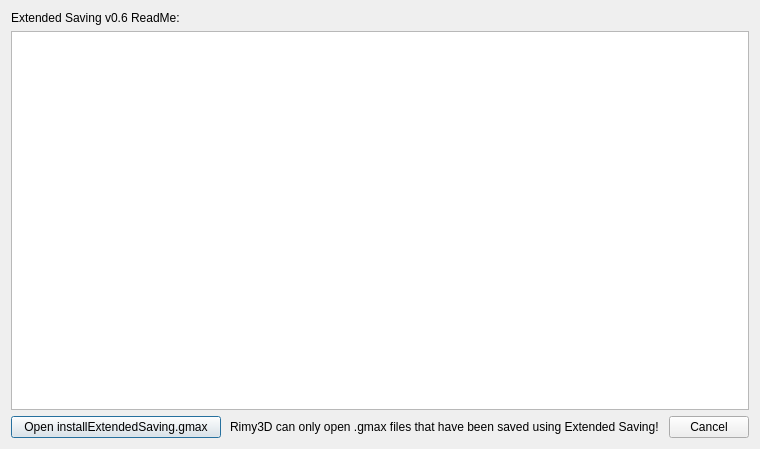
<?xml version="1.0" encoding="UTF-8"?>
<ui version="4.0">
 <class>ExtendedSavingDialog</class>
 <widget class="QDialog" name="ExtendedSavingDialog">
  <property name="geometry">
   <rect>
    <x>0</x>
    <y>0</y>
    <width>760</width>
    <height>449</height>
   </rect>
  </property>
  <property name="minimumSize">
   <size>
    <width>760</width>
    <height>0</height>
   </size>
  </property>
  <property name="maximumSize">
   <size>
    <width>760</width>
    <height>16777215</height>
   </size>
  </property>
  <property name="font">
   <font>
    <weight>50</weight>
    <bold>false</bold>
   </font>
  </property>
  <property name="windowTitle">
   <string>Extended Saving</string>
  </property>
  <layout class="QVBoxLayout" name="verticalLayout">
   <item>
    <widget class="QLabel" name="label">
     <property name="text">
      <string>Extended Saving v0.6 ReadMe:</string>
     </property>
    </widget>
   </item>
   <item>
    <widget class="QPlainTextEdit" name="plainTextEdit">
     <property name="font">
      <font>
       <family>Fixedsys</family>
       <pointsize>9</pointsize>
      </font>
     </property>
     <property name="readOnly">
      <bool>true</bool>
     </property>
    </widget>
   </item>
   <item>
    <layout class="QHBoxLayout" name="horizontalLayout">
     <item>
      <widget class="QPushButton" name="pushButton">
       <property name="minimumSize">
        <size>
         <width>210</width>
         <height>0</height>
        </size>
       </property>
       <property name="text">
        <string>Open installExtendedSaving.gmax</string>
       </property>
       <property name="flat">
        <bool>false</bool>
       </property>
      </widget>
     </item>
     <item>
      <spacer name="horizontalSpacer_2">
       <property name="orientation">
        <enum>Qt::Horizontal</enum>
       </property>
       <property name="sizeHint" stdset="0">
        <size>
         <width>40</width>
         <height>20</height>
        </size>
       </property>
      </spacer>
     </item>
     <item>
      <widget class="QLabel" name="label_2">
       <property name="font">
        <font>
         <weight>50</weight>
         <italic>false</italic>
         <bold>false</bold>
        </font>
       </property>
       <property name="text">
        <string>Rimy3D can only open .gmax files that have been saved using Extended Saving!</string>
       </property>
      </widget>
     </item>
     <item>
      <spacer name="horizontalSpacer">
       <property name="orientation">
        <enum>Qt::Horizontal</enum>
       </property>
       <property name="sizeHint" stdset="0">
        <size>
         <width>40</width>
         <height>20</height>
        </size>
       </property>
      </spacer>
     </item>
     <item>
      <widget class="QPushButton" name="pushButton_2">
       <property name="minimumSize">
        <size>
         <width>80</width>
         <height>0</height>
        </size>
       </property>
       <property name="text">
        <string>Cancel</string>
       </property>
      </widget>
     </item>
    </layout>
   </item>
  </layout>
 </widget>
 <resources/>
 <connections/>
</ui>
